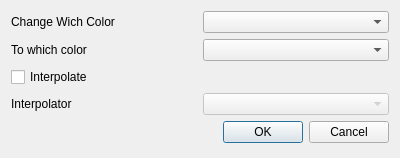
<?xml version="1.0" encoding="UTF-8"?>
<ui version="4.0">
 <class>DAChangeColor</class>
 <widget class="QDialog" name="DAChangeColor">
  <property name="geometry">
   <rect>
    <x>0</x>
    <y>0</y>
    <width>400</width>
    <height>158</height>
   </rect>
  </property>
  <property name="windowTitle">
   <string>Dialog</string>
  </property>
  <layout class="QVBoxLayout" name="verticalLayout">
   <item>
    <layout class="QHBoxLayout" name="horizontalLayout_3">
     <item>
      <widget class="QLabel" name="label">
       <property name="text">
        <string>Change Wich Color</string>
       </property>
      </widget>
     </item>
     <item>
      <widget class="QComboBox" name="comboBox"/>
     </item>
    </layout>
   </item>
   <item>
    <layout class="QHBoxLayout" name="horizontalLayout_2">
     <item>
      <widget class="QLabel" name="label_2">
       <property name="text">
        <string>To which color</string>
       </property>
      </widget>
     </item>
     <item>
      <widget class="QComboBox" name="comboBox_2"/>
     </item>
    </layout>
   </item>
   <item>
    <widget class="QCheckBox" name="checkBox">
     <property name="text">
      <string>Interpolate</string>
     </property>
    </widget>
   </item>
   <item>
    <layout class="QHBoxLayout" name="horizontalLayout">
     <item>
      <widget class="QLabel" name="label_3">
       <property name="text">
        <string>Interpolator</string>
       </property>
      </widget>
     </item>
     <item>
      <widget class="QComboBox" name="comboBox_3">
       <property name="enabled">
        <bool>false</bool>
       </property>
      </widget>
     </item>
    </layout>
   </item>
   <item>
    <widget class="QDialogButtonBox" name="buttonBox">
     <property name="orientation">
      <enum>Qt::Horizontal</enum>
     </property>
     <property name="standardButtons">
      <set>QDialogButtonBox::Cancel|QDialogButtonBox::Ok</set>
     </property>
    </widget>
   </item>
  </layout>
 </widget>
 <resources/>
 <connections>
  <connection>
   <sender>buttonBox</sender>
   <signal>accepted()</signal>
   <receiver>DAChangeColor</receiver>
   <slot>accept()</slot>
   <hints>
    <hint type="sourcelabel">
     <x>259</x>
     <y>146</y>
    </hint>
    <hint type="destinationlabel">
     <x>157</x>
     <y>274</y>
    </hint>
   </hints>
  </connection>
  <connection>
   <sender>buttonBox</sender>
   <signal>rejected()</signal>
   <receiver>DAChangeColor</receiver>
   <slot>reject()</slot>
   <hints>
    <hint type="sourcelabel">
     <x>327</x>
     <y>146</y>
    </hint>
    <hint type="destinationlabel">
     <x>286</x>
     <y>274</y>
    </hint>
   </hints>
  </connection>
  <connection>
   <sender>checkBox</sender>
   <signal>toggled(bool)</signal>
   <receiver>comboBox_3</receiver>
   <slot>setEnabled(bool)</slot>
   <hints>
    <hint type="sourcelabel">
     <x>66</x>
     <y>82</y>
    </hint>
    <hint type="destinationlabel">
     <x>215</x>
     <y>112</y>
    </hint>
   </hints>
  </connection>
 </connections>
</ui>
